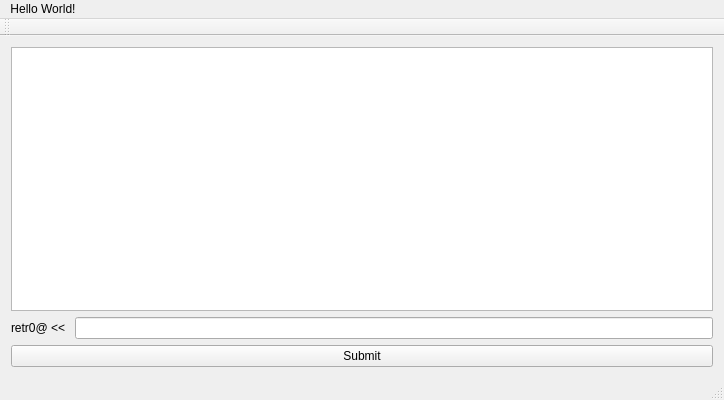
<?xml version="1.0" encoding="UTF-8"?>
<ui version="4.0">
 <class>MainWindow</class>
 <widget class="QMainWindow" name="MainWindow">
  <property name="geometry">
   <rect>
    <x>0</x>
    <y>0</y>
    <width>724</width>
    <height>400</height>
   </rect>
  </property>
  <property name="windowTitle">
   <string>MainWindow</string>
  </property>
  <widget class="QWidget" name="centralWidget">
   <layout class="QGridLayout" name="gridLayout">
    <item row="0" column="0" colspan="2">
     <widget class="QTextEdit" name="textEdit">
      <property name="readOnly">
       <bool>true</bool>
      </property>
     </widget>
    </item>
    <item row="1" column="0">
     <widget class="QLabel" name="label">
      <property name="text">
       <string>retr0@ &lt;&lt; </string>
      </property>
     </widget>
    </item>
    <item row="1" column="1">
     <widget class="QLineEdit" name="lineEdit"/>
    </item>
    <item row="2" column="0" colspan="2">
     <widget class="QPushButton" name="pushButton">
      <property name="text">
       <string>Submit</string>
      </property>
     </widget>
    </item>
   </layout>
  </widget>
  <widget class="QMenuBar" name="menuBar">
   <property name="geometry">
    <rect>
     <x>0</x>
     <y>0</y>
     <width>724</width>
     <height>22</height>
    </rect>
   </property>
   <widget class="QMenu" name="menuHello_World">
    <property name="title">
     <string>Hello World!</string>
    </property>
   </widget>
   <addaction name="menuHello_World"/>
  </widget>
  <widget class="QToolBar" name="mainToolBar">
   <attribute name="toolBarArea">
    <enum>TopToolBarArea</enum>
   </attribute>
   <attribute name="toolBarBreak">
    <bool>false</bool>
   </attribute>
  </widget>
  <widget class="QStatusBar" name="statusBar"/>
 </widget>
 <layoutdefault spacing="6" margin="11"/>
 <resources/>
 <connections>
  <connection>
   <sender>lineEdit</sender>
   <signal>returnPressed()</signal>
   <receiver>pushButton</receiver>
   <slot>click()</slot>
   <hints>
    <hint type="sourcelabel">
     <x>200</x>
     <y>251</y>
    </hint>
    <hint type="destinationlabel">
     <x>354</x>
     <y>291</y>
    </hint>
   </hints>
  </connection>
 </connections>
</ui>
